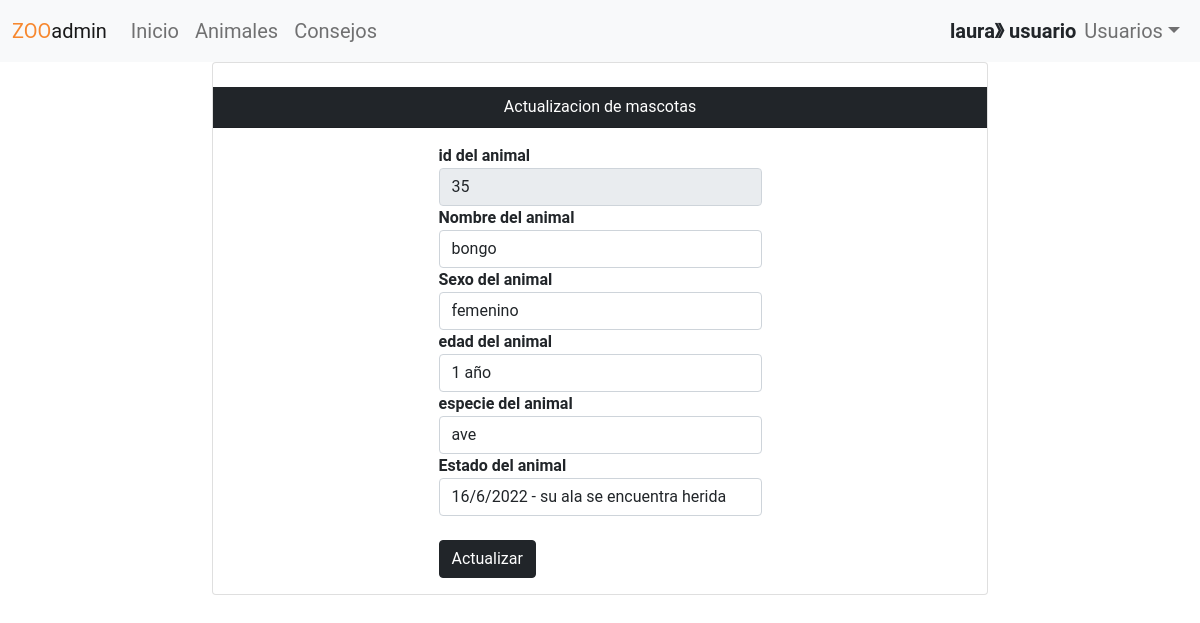
The app's page /index.php?controlador=animales&accion=actualizarRegistro&id_animal=35 (signed in) with its own data.
### tables this page shows
CREATE TABLE `animales` (
  `id_animal` int(11) NOT NULL,
  `nombre` varchar(50) NOT NULL,
  `sexo` varchar(50) NOT NULL,
  `edad` varchar(50) NOT NULL,
  `especie` varchar(20) NOT NULL,
  `historial_med` longtext NOT NULL,
  `id_usuario` int(20) NOT NULL
);

### controladores/controlador_animales.php (called while the page is built, shortened)
<?php
    include_once("modelos/animal.php");
    class Controladoranimales {
        public function actualizarRegistro(){
            if($_GET){
            $idanimal=$_GET['id_animal'];
            $Datosanimal=animal::Buscaranimal($idanimal);
            }
            include_once "vistas/animales/actualizar.php";
            include_once "./vistas/animales/actualizar.php";
        }
    }
?>

### ruteador.php (called while the page is built, shortened)
<?php
    $objcontrolador = new $controlador();
    $objcontrolador -> $getaccion();
?>

### index.php (called while the page is built, shortened)
<?php
    include_once ("vistas/plantilla.php");
?>

### modelos/animal.php (called while the page is built, shortened)
<?php
    class animal{
    public function __construct ($idA,$nombreA,$sexoA,$edadA,$especieA,$historialM){
        $this->idanimal=$idA;
        $this->nombreanimal=$nombreA;
        $this->sexoanimal=$sexoA;
        $this->edadanimal=$edadA;
        $this->especieanimal=$especieA;
        $this->historialmedico=$historialM;
    }
    public static function Buscaranimal($idanimal){
        $conexionBaseDatos=BaseDatos::crearInstancia();
        $sql=$conexionBaseDatos -> prepare ("SELECT * FROM animales WHERE id_animal=?");
        $sql->execute (array($idanimal));
        $animal=$sql->fetch();
        return new animal ($animal['id_animal'],$animal['nombre'],$animal['sexo'],$animal['edad'],$animal['especie'], $animal['historial_med']);
    }
    }
?>

### vistas/animales/actualizar.php (the view)
<?php
    include_once("./modelos/animal.php");
?>
<div class="container">
    <div class="row d-flex flex-grid justify-content-center">
        <div class="col-md-8">
            <div class="card card-color">
                <br>
                <div class="card-header text-white bg-dark text-center">
                    Actualizacion de mascotas
                </div>
                <div class="card-body">
                    <div class="container col-sm-6">
                        <form method="POST" action="index.php?controlador=animales&accion=actualizarRegistro&id_animal">
                        <div class = "form-group">
                                <label for="inputid_animal"> <strong> id del animal </strong></label>
                                <input readonly type="text" value="<?php echo $Datosanimal->idanimal; ?>" name="txtid" class="form-control" id="inputid_animal" >
                            </div>
                            <div class = "form-group">
                                <label for="inputnombre"> <strong> Nombre del animal </strong></label>
                                <input type="text" value="<?php echo $Datosanimal->nombreanimal; ?>" name="txtnombre" class="form-control" id="inputnombre" >
                            </div>
                            <div class = "form-group">
                                <label for="inputsexo"> <strong> Sexo del animal </strong></label>
                                <input type="text" value="<?php echo $Datosanimal->sexoanimal; ?>"  name="txtsexo" class="form-control" id="inputsexo" >
                            </div>
                            <div class = "form-group">
                                <label for="inputedad"> <strong> edad del animal </strong></label>
                                <input type="text" value="<?php echo $Datosanimal->edadanimal; ?>" name="txtedad" class="form-control" id="inputedad" >
                            </div>
                            <div class = "form-group">
                                <label for="inputespecie"> <strong> especie del animal </strong></label>
                                <input type="text" value="<?php echo $Datosanimal->especieanimal; ?>" name="txtespecie" class="form-control" id="inputespecie" >
                            </div>
                            <div class = "form-group">
                                <label for="inputhistorial_med"> <strong> Estado del animal </strong></label>
                                <input type="text"  value="<?php echo $Datosanimal->historialmedico; ?>" name="txthistorial" class="form-control" id="inputhistorial_med">
                            </div>
                            <br>
                            <button type="submit" class="btn btn-dark"> Actualizar </button>
                        </form>
                    </div>
                </div>
            </div>
        </div>
    </div>
</div>

### vistas/recursos/css/styles.css (style rules this page uses)
* { box-sizing: border-box; }
html { scroll-behavior: smooth; }
body { font-family: 'Roboto', sans-serif; margin: 0; }
.container { max-width: 1400px; margin: auto; }

### records on screen
animales: txtid "35", txtnombre "bongo", txtsexo "femenino", txtedad "1 año", txtespecie "ave", txthistorial "16/6/2022 - su ala se encuentra herida"

### other values on screen
$_SESSION["usuario"]['nombre'] "laura"
$_SESSION["usuario"]['perfil'] "usuario"
